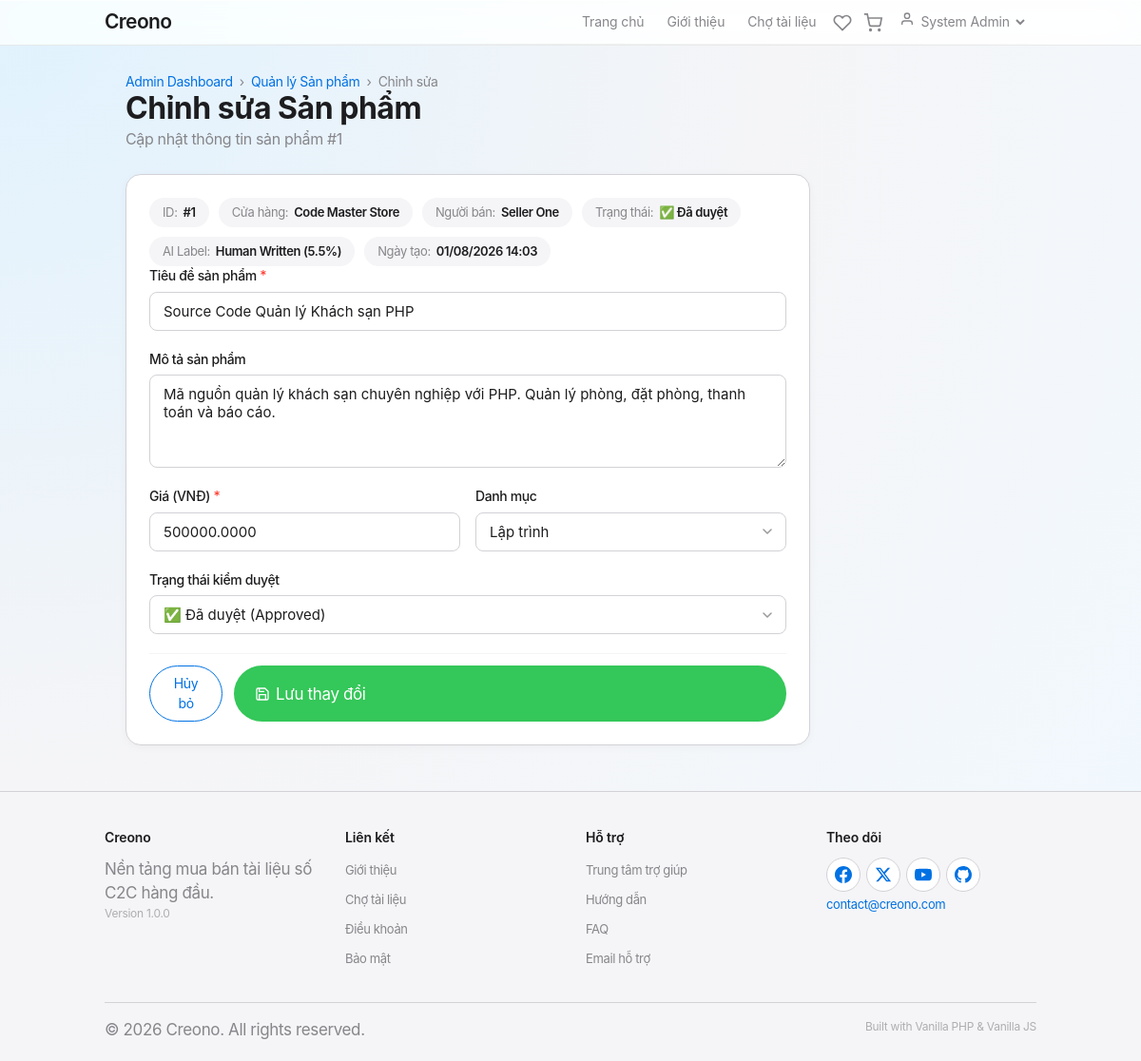
Screenshot of /adminProductController/edit/1 (signed in) with the database file from the repository.
### tables this page shows
CREATE TABLE products (
    id BIGINT AUTO_INCREMENT PRIMARY KEY,
    store_id BIGINT NOT NULL,
    category_id BIGINT DEFAULT NULL,
    title VARCHAR(255) NOT NULL,
    description TEXT DEFAULT NULL,
    price DECIMAL(19,4) NOT NULL,
    preview_url VARCHAR(500) DEFAULT NULL,
    rating DECIMAL(3,2) DEFAULT 0.00,
    review_count INT DEFAULT 0,
    download_count INT DEFAULT 0,
    status TINYINT DEFAULT 1 COMMENT '1:Pending, 2:Approved, 3:Rejected',
    deleted_at DATETIME DEFAULT NULL,
    created_at DATETIME DEFAULT CURRENT_TIMESTAMP,
    CONSTRAINT fk_product_store FOREIGN KEY (store_id) REFERENCES stores(id),
    CONSTRAINT fk_product_category FOREIGN KEY (category_id) REFERENCES categories(id) ON DELETE SET NULL
);

CREATE TABLE stores (
    id BIGINT AUTO_INCREMENT PRIMARY KEY,
    user_id BIGINT NOT NULL,
    name VARCHAR(255) NOT NULL,
    status TINYINT DEFAULT 1,
    CONSTRAINT fk_store_user FOREIGN KEY (user_id) REFERENCES users(id)
);

CREATE TABLE users (
    id BIGINT AUTO_INCREMENT PRIMARY KEY,
    name VARCHAR(255) NOT NULL,
    email VARCHAR(255) NOT NULL UNIQUE,
    password VARCHAR(255) NOT NULL,
    role TINYINT DEFAULT 1 COMMENT '1:Buyer, 2:Seller, 3:Admin, 4:Censor',
    is_locked TINYINT DEFAULT 0 COMMENT '0:Active, 1:Locked',
    created_at DATETIME DEFAULT CURRENT_TIMESTAMP
);

CREATE TABLE ai_labels (
    id BIGINT AUTO_INCREMENT PRIMARY KEY,
    name VARCHAR(100) NOT NULL
);

CREATE TABLE documents (
    id BIGINT AUTO_INCREMENT PRIMARY KEY,
    product_id BIGINT NOT NULL,
    file_url VARCHAR(500) NOT NULL,
    ai_score DECIMAL(5,2) DEFAULT 0.00,
    ai_label_id BIGINT DEFAULT NULL,
    CONSTRAINT fk_doc_product FOREIGN KEY (product_id) REFERENCES products(id),
    CONSTRAINT fk_doc_ailabel FOREIGN KEY (ai_label_id) REFERENCES ai_labels(id)
);

CREATE TABLE categories (
    id BIGINT AUTO_INCREMENT PRIMARY KEY,
    name VARCHAR(100) NOT NULL,
    slug VARCHAR(100) NOT NULL UNIQUE,
    description TEXT DEFAULT NULL,
    sort_order INT DEFAULT 0,
    created_at DATETIME DEFAULT CURRENT_TIMESTAMP
);

### app/Controllers/AdminProductController.php (called while the page is built, shortened)
<?php
class AdminProductController extends Controller
{
    private ProductModel $productModel;
    public function __construct()
    {
        $this->productModel = $this->model('ProductModel');
    }
    public function edit(?int $id = null): void
    {
        $product = $this->productModel->getDetailForAdmin($id);
        $data = [
            'title'         => 'Chỉnh sửa Sản phẩm - Creono Admin',
            'product'       => $product,
            'categories'    => $this->productModel->getAllCategories(),
            'product_title' => $product->title,
            'description'   => $product->description ?? '',
            'price'         => $product->price,
            'category_id'   => $product->category_id,
            'status'        => $product->status,
            'errors'        => []
        ];
        $this->view('admin/products/edit', $data);
    }
}

### app/Core/App.php (called while the page is built, shortened)
<?php
class App {
    protected $currentMethod = 'index';
    public function __construct() {
        $url = $this->getUrl();
        if (isset($url[0]) && file_exists('../app/Controllers/' . ucwords($url[0]) . '.php')) {
            unset($url[0]);
        }
        $this->currentController = new $this->currentController;
        if (isset($url[1])) {
            if (method_exists($this->currentController, $url[1])) {
                $this->currentMethod = $url[1];
                unset($url[1]);
            }
        }
        $this->params = $url ? array_values($url) : [];
        call_user_func_array([$this->currentController, $this->currentMethod], $this->params);
    }
    public function getUrl() {
        if (isset($_GET['url'])) {
            $url = rtrim($_GET['url'], '/');
            $url = filter_var($url, FILTER_SANITIZE_URL);
            $url = explode('/', $url);
            return $url;
        }
        return ['Pages', 'index'];
    }
}

### public/index.php (called while the page is built, shortened)
<?php
require_once '../app/Core/Database.php';
require_once '../app/Core/BaseModel.php';
require_once '../app/Core/Controller.php';
require_once '../app/Core/App.php';
$init = new App();

### app/Core/Database.php (called while the page is built, shortened)
<?php
class Database {
    private $host = DB_HOST;
    private $user = DB_USER;
    private $pass = DB_PASS;
    private $dbname = DB_NAME;
    private $dbh;
    private $stmt;
    public function __construct() {
        $dsn = 'mysql:host=' . $this->host . ';dbname=' . $this->dbname . ';charset=utf8mb4';
        $options = array(
            PDO::ATTR_PERSISTENT => true,
            PDO::ATTR_ERRMODE => PDO::ERRMODE_EXCEPTION,
            PDO::ATTR_DEFAULT_FETCH_MODE => PDO::FETCH_OBJ
        );
        try {
            $this->dbh = new PDO($dsn, $this->user, $this->pass, $options);
        } catch (PDOException $e) {
            $this->error = $e->getMessage();
            die("Lỗi kết nối DB: " . $this->error);
        }
    }
    public function query($sql) {
        $this->stmt = $this->dbh->prepare($sql);
    }
    public function bind($param, $value, $type = null) {
        if (is_null($type)) {
            switch (true) {
                case is_int($value):
                    $type = PDO::PARAM_INT;
                    break;
            }
        }
        $this->stmt->bindValue($param, $value, $type);
    }
    public function execute() {
        return $this->stmt->execute();
    }
    public function resultSet() {
        $this->execute();
        return $this->stmt->fetchAll();
    }
    public function single() {
        $this->execute();
        return $this->stmt->fetch();
    }
}

### app/Models/ProductModel.php (called while the page is built, shortened)
<?php
class ProductModel extends BaseModel
{
    protected string $table = 'products';
    public function getDetailForAdmin(int $id): ?object
    {
        $this->db->query("
            SELECT p.*,
                   s.name AS store_name, s.id AS store_id,
                   u.name AS seller_name, u.id AS seller_id, u.email AS seller_email,
                   c.name AS category_name, c.id AS category_id_val,
                   d.file_url, d.ai_score,
                   al.name AS ai_label_name
            FROM {$this->table} p
            JOIN stores s ON p.store_id = s.id
            JOIN users u ON s.user_id = u.id
            LEFT JOIN categories c ON p.category_id = c.id
            LEFT JOIN documents d ON p.id = d.product_id
            LEFT JOIN ai_labels al ON d.ai_label_id = al.id
            WHERE p.id = :id
        ");
        $this->db->bind(':id', $id);
        return $this->db->single() ?: null;
    }
    public function getAllCategories(): array
    {
        $this->db->query("SELECT id, name FROM categories ORDER BY sort_order ASC, name ASC");
        return $this->db->resultSet();
    }
}

### app/Core/BaseModel.php (called while the page is built, shortened)
<?php
class BaseModel {
    public function __construct() {
        $this->db = new Database();
    }
}

### app/Views/admin/products/edit.php (the view, shortened to what this page needs)
<?php require APPROOT . '/Views/inc/header.php'; ?>
<link rel="stylesheet" href="<?php echo URLROOT; ?>/css/pages/admin-products.css?v=<?php echo time(); ?>">
<div class="container mt-4 mb-5">
    <div class="admin-header mb-4">
        <nav class="breadcrumb mb-2">
            <a href="<?php echo URLROOT; ?>/admin/dashboard">Admin Dashboard</a> &nbsp;&rsaquo;&nbsp;
            <a href="<?php echo URLROOT; ?>/adminProductController/index">Quản lý Sản phẩm</a> &nbsp;&rsaquo;&nbsp;
            <span class="text-muted">Chỉnh sửa</span>
        </nav>
        <h1 class="admin-title">Chỉnh sửa Sản phẩm</h1>
        <p class="admin-subtitle">Cập nhật thông tin sản phẩm #<?php echo $data['product']->id; ?></p>
    </div>
    <div class="admin-card ap-form-card">
        <div class="ap-current-info mb-3">
            <div class="ap-info-badge">
                <span class="ap-info-label">ID:</span>
                <span class="ap-info-value">#<?php echo $data['product']->id; ?></span>
            </div>
            <div class="ap-info-badge">
                <span class="ap-info-label">Cửa hàng:</span>
                <span class="ap-info-value"><?php echo htmlspecialchars($data['product']->store_name); ?></span>
            </div>
            <div class="ap-info-badge">
                <span class="ap-info-label">Người bán:</span>
                <span class="ap-info-value"><?php echo htmlspecialchars($data['product']->seller_name); ?></span>
            </div>
            <div class="ap-info-badge">
                <span class="ap-info-label">Trạng thái:</span>
                <?php
                $statusLabels = [1 => '⏳ Chờ duyệt', 2 => '✅ Đã duyệt', 3 => '❌ Từ chối'];
                $statusClasses = [1 => 'text-warning', 2 => 'text-green', 3 => 'text-danger'];
                ?>
                <span class="ap-info-value <?php echo $statusClasses[$data['product']->status] ?? ''; ?>">
                    <?php echo $statusLabels[$data['product']->status] ?? 'N/A'; ?>
                </span>
            </div>
            <?php if (!empty($data['product']->ai_label_name)) : ?>
                <div class="ap-info-badge">
                    <span class="ap-info-label">AI Label:</span>
                    <span class="ap-info-value"><?php echo htmlspecialchars($data['product']->ai_label_name); ?>
                        (<?php echo number_format((float) ($data['product']->ai_score ?? 0), 1); ?>%)
                    </span>
                </div>
            <?php endif; ?>
            <div class="ap-info-badge">
                <span class="ap-info-label">Ngày tạo:</span>
                <span class="ap-info-value"><?php echo date('d/m/Y H:i', strtotime($data['product']->created_at)); ?></span>
            </div>
        </div>
        <form action="<?php echo URLROOT; ?>/adminProductController/update/<?php echo $data['product']->id; ?>" method="POST" class="ap-form">
            <div class="ap-form-group <?php echo !empty($data['errors']['title_err']) ? 'ap-form-group--error' : ''; ?>">
                <label for="title" class="ap-form-label">Tiêu đề sản phẩm <span class="ap-required">*</span></label>
                <input type="text"
                       id="title"
                       name="title"
                       class="ap-form-input"
                       value="<?php echo htmlspecialchars($data['product_title']); ?>"
                       placeholder="Tiêu đề sản phẩm"
                       required>
            </div>
            <div class="ap-form-group">
                <label for="description" class="ap-form-label">Mô tả sản phẩm</label>
                <textarea id="description"
                          name="description"
                          class="ap-form-textarea"
                          rows="4"
                          placeholder="Mô tả chi tiết..."><?php echo htmlspecialchars($data['description']); ?></textarea>
            </div>
            <div class="ap-form-row">
                <div class="ap-form-group <?php echo !empty($data['errors']['price_err']) ? 'ap-form-group--error' : ''; ?>">
                    <label for="price" class="ap-form-label">Giá (VNĐ) <span class="ap-required">*</span></label>
                    <input type="number"
                           id="price"
                           name="price"
                           class="ap-form-input"
                           value="<?php echo htmlspecialchars((string) $data['price']); ?>"
                           min="0"
                           step="1000"
                           required>
                </div>
                <div class="ap-form-group">
                    <label for="category_id" class="ap-form-label">Danh mục</label>
                    <select id="category_id" name="category_id" class="ap-form-select">
                        <?php foreach ($data['categories'] as $cat) : ?>
                            <option value="<?php echo $cat->id; ?>"
                                <?php echo $data['category_id'] == $cat->id ? 'selected' : ''; ?>>
                                <?php echo htmlspecialchars($cat->name); ?>
                            </option>
                        <?php endforeach; ?>
                    </select>
                </div>
            </div>
            <div class="ap-form-group <?php echo !empty($data['errors']['status_err']) ? 'ap-form-group--error' : ''; ?>">
                <label for="status" class="ap-form-label">Trạng thái kiểm duyệt</label>
                <select id="status" name="status" class="ap-form-select">
                    <option value="2" <?php echo $data['status'] == 2 ? 'selected' : ''; ?>>✅ Đã duyệt (Approved)</option>
                </select>
            </div>
            <div class="ap-form-actions">
                <a href="<?php echo URLROOT; ?>/adminProductController/index" class="btn btn-outline">Hủy bỏ</a>
                <button type="submit" class="btn btn-success">
                    <svg width="16" height="16" viewBox="0 0 24 24" fill="none" stroke="currentColor" stroke-width="2">
                        <path d="M19 21H5a2 2 0 0 1-2-2V5a2 2 0 0 1 2-2h11l5 5v11a2 2 0 0 1-2 2z"></path>
                        <polyline points="17 21 17 13 7 13 7 21"></polyline>
                        <polyline points="7 3 7 8 15 8"></polyline>
                    </svg>
                    Lưu thay đổi
                </button>
            </div>
        </form>
    </div>
</div>
<?php require APPROOT . '/Views/inc/footer.php'; ?>

### rows the page displays
products: id "1", store.name "Code Master Store", users.name "Seller One", status "✅ Đã duyệt", ai_labels.name "Human Written", documents.ai_score "5.5", created_at "01/08/2026 14:03", title "Source Code Quản lý Khách sạn PHP", description "Mã nguồn quản lý khách sạn chuyên nghiệp với PHP. Quản lý phòng, đặt phòng, thanh toán và báo cáo.", price "500000.0000", category_id "Lập trình", status "✅ Đã duyệt (Approved)"

### other values shown
SITENAME "Creono"
$_SESSION['user_name'] "System Admin"
